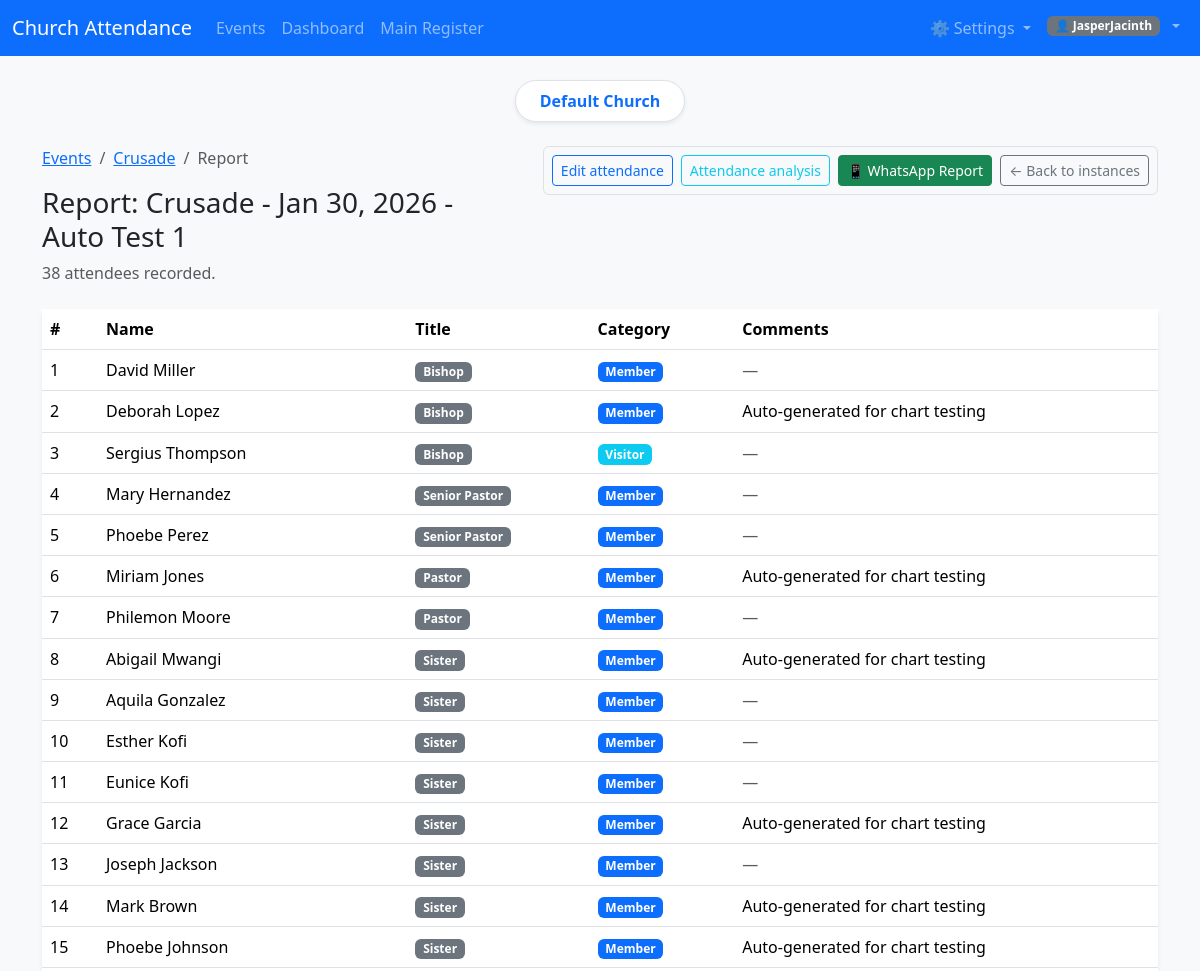
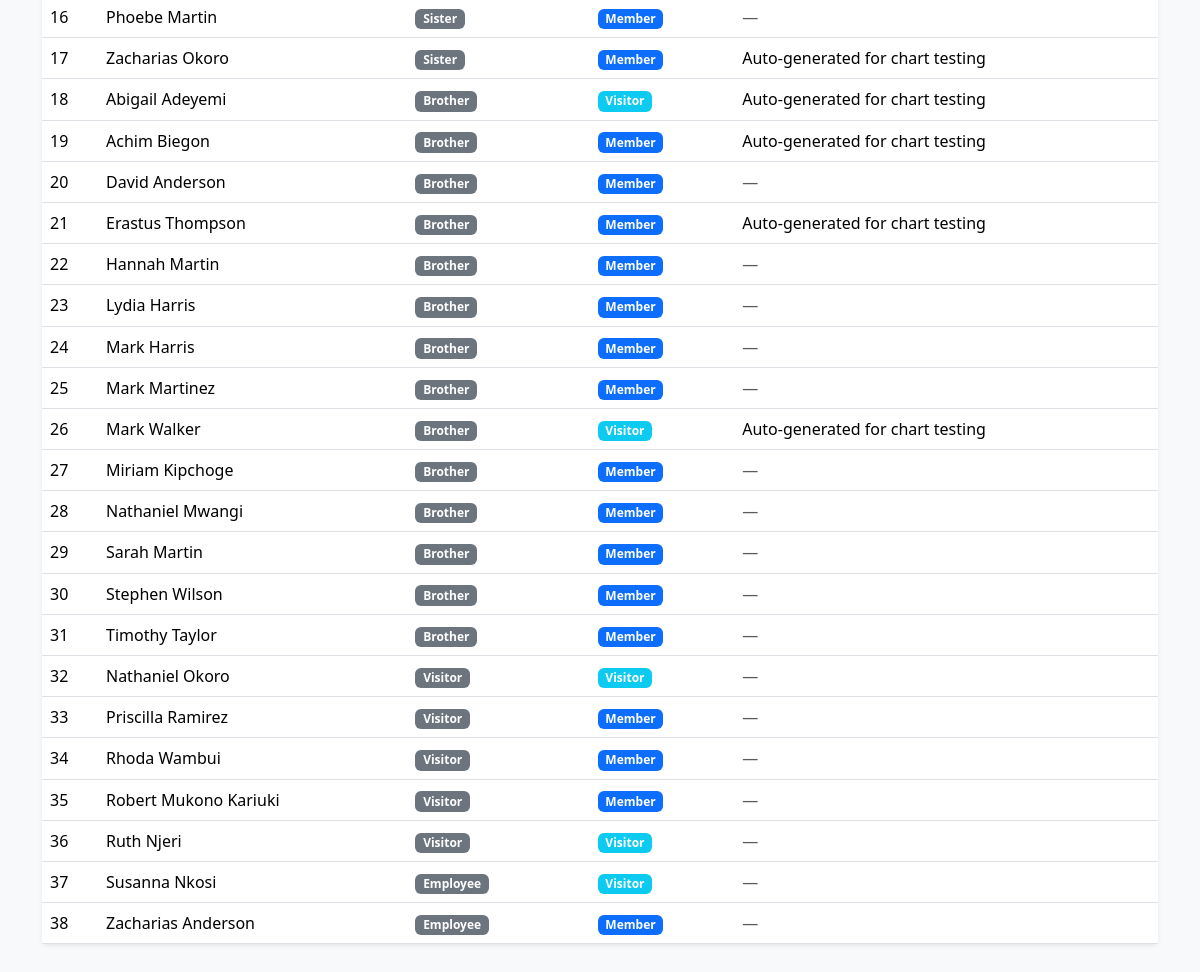
Before: /events/crusade/17/report/ (signed in) with the older database file (2 pictures, top to bottom).
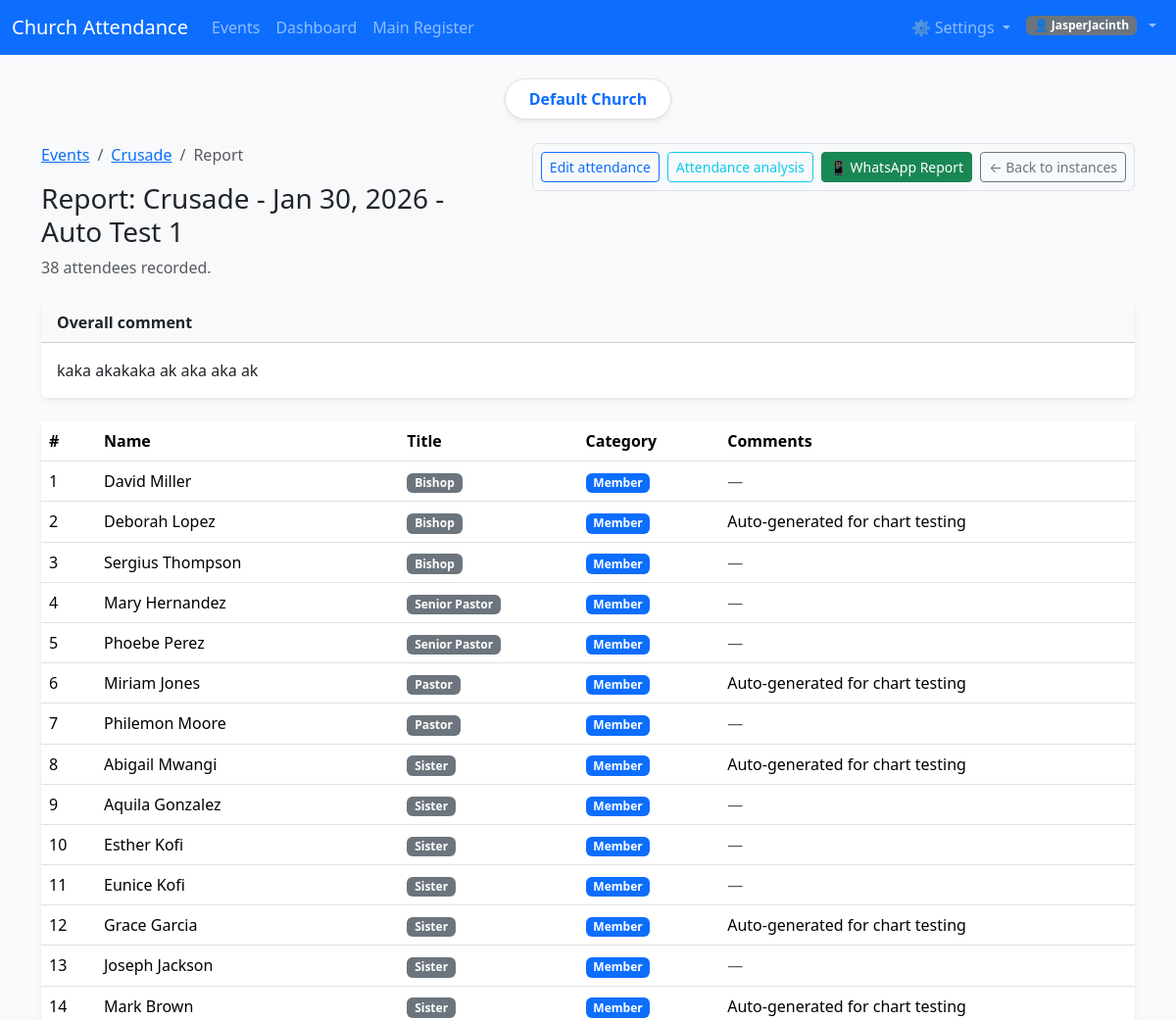
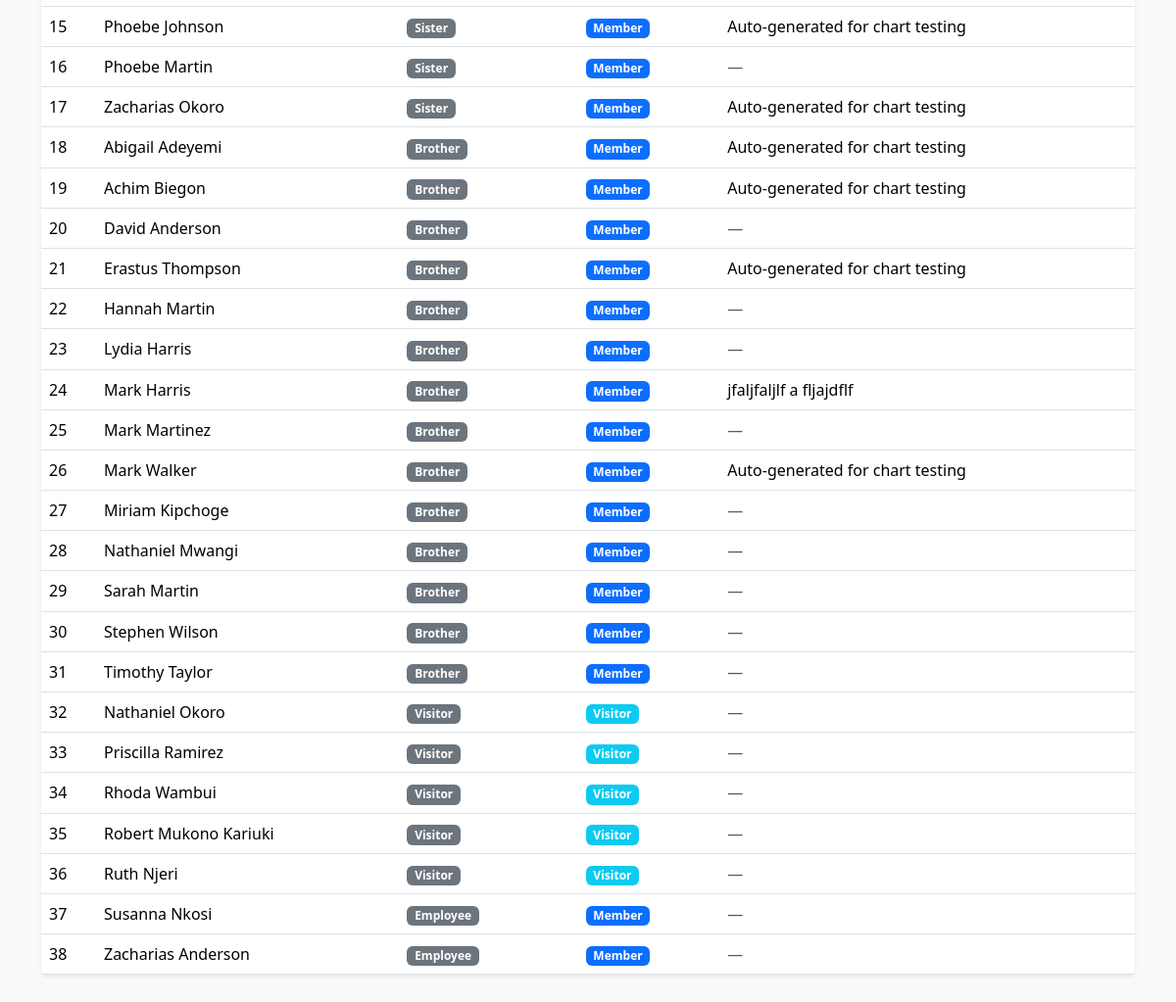
After: the same page with the newer database file (2 pictures, top to bottom).
### accounts/models.py (models this page shows, shortened)
class User(AbstractUser):
    organization = models.ForeignKey(
        Organization,
        on_delete=models.CASCADE,
        null=True,
        blank=True,
        related_name="users",
    )
    organizations = models.ManyToManyField(
        Organization,
        blank=True,
        related_name="members",
        help_text="Additional organizations this user can switch to.",
    )
    def get_accessible_organizations(self):
        orgs = list(self.organizations.all())
        if self.organization and self.organization not in orgs:
            orgs.insert(0, self.organization)
        return orgs

class Organization(models.Model):
    name = models.CharField(max_length=200)
    created_at = models.DateTimeField(auto_now_add=True)
    class Meta:
        ordering = ["name"]

### attendance/models.py (models this page shows, shortened)
class Service(models.Model):
    EVANGELISM = "evangelism"
    CRUSADE = "crusade"
    PRAYERS = "prayers"
    HOME_FELLOWSHIP = "home_fellowship"
    WORSHIP_PRACTICE = "worship_practice"
    WORSHIP_EXTRAVAGANZA = "worship_extravaganza"
    SATURDAY_PREPARATIONS = "saturday_preparations"
    SUNDAY_SERVICE = "sunday_service"
    OTHERS = "others"
    SERVICE_TYPE_CHOICES = [
        (EVANGELISM, "Evangelism"),
        (CRUSADE, "Crusade"),
        (PRAYERS, "Prayers"),
        (HOME_FELLOWSHIP, "Home Fellowship"),
        (WORSHIP_PRACTICE, "Worship Practice"),
        (WORSHIP_EXTRAVAGANZA, "Worship Extravaganza"),
        (SATURDAY_PREPARATIONS, "Saturday Preparations"),
        (SUNDAY_SERVICE, "Sunday Service"),
        (OTHERS, "Others"),
    ]
    date = models.DateField()
    start_time = models.TimeField(null=True, blank=True)
    service_type = models.CharField(
        max_length=30,
        choices=SERVICE_TYPE_CHOICES,
        default=SUNDAY_SERVICE,
    )
    title = models.CharField(max_length=200, blank=True)
    location = models.CharField(max_length=200, blank=True)
    notes = models.TextField(blank=True)
    organization = models.ForeignKey(
        "accounts.Organization",
        on_delete=models.CASCADE,
        null=True,
        blank=True,
        related_name="services",
    )
    created_by = models.ForeignKey(
        User,
        null=True,
        blank=True,
        on_delete=models.SET_NULL,
        related_name="services_created",
    )
    created_at = models.DateTimeField(auto_now_add=True)
    updated_at = models.DateTimeField(auto_now=True)
    class Meta:
        ordering = ["-date", "-start_time"]
        unique_together = ("date", "service_type", "title")

class Attendance(models.Model):
    MEMBER = "member"
    VISITOR = "visitor"
    HEALED = "healed_of_the_LORD"
    CATEGORY_CHOICES = [
        (MEMBER, "Member"),
        (VISITOR, "Visitor"),
        (HEALED, "Healed of the LORD"),
    ]
    service = models.ForeignKey(Service, on_delete=models.CASCADE, related_name="attendances")
    person = models.ForeignKey(Person, on_delete=models.CASCADE, related_name="attendances")
    category = models.CharField(max_length=32, choices=CATEGORY_CHOICES)
    present = models.BooleanField(default=True)
    is_first_time_visitor = models.BooleanField(default=False)
    is_healed_this_service = models.BooleanField(default=False)
    notes = models.TextField(blank=True)
    created_at = models.DateTimeField(auto_now_add=True)
    updated_at = models.DateTimeField(auto_now=True)
    class Meta:
        unique_together = ("service", "person")
        ordering = ["service", "person"]

class Person(models.Model):
    PROPHET = "prophet"
    GENERAL_OVERSEER = "general_overseer"
    SENIOR_ARCHBISHOP_EMERITUS = "senior_archbishop_emeritus"
    SENIOR_ARCHBISHOP = "senior_archbishop"
    SENIOR_DEPUTY_ARCHBISHOP = "senior_deputy_archbishop"
    DEPUTY_ARCHBISHOP = "deputy_archbishop"
    BISHOP = "bishop"
    OVERSEER = "overseer"
    SENIOR_PASTOR = "senior_pastor"
    PASTOR = "pastor"
    SISTER = "sister"
    BROTHER = "brother"
    VISITOR = "visitor"
    EMPLOYEE = "employee"
    TITLE_CHOICES = [
        (PROPHET, "Prophet"),
        (GENERAL_OVERSEER, "General Overseer"),
        (SENIOR_ARCHBISHOP_EMERITUS, "Senior Archbishop Emeritus"),
        (SENIOR_ARCHBISHOP, "Senior Archbishop"),
        (SENIOR_DEPUTY_ARCHBISHOP, "Senior Deputy Archbishop"),
        (DEPUTY_ARCHBISHOP, "Deputy Archbishop"),
        (BISHOP, "Bishop"),
        (OVERSEER, "Overseer"),
        (SENIOR_PASTOR, "Senior Pastor"),
        (PASTOR, "Pastor"),
        (SISTER, "Sister"),
        (BROTHER, "Brother"),
        (VISITOR, "Visitor"),
        (EMPLOYEE, "Employee"),
    ]
    MALE = "male"
    FEMALE = "female"
    GENDER_CHOICES = [
        (MALE, "Male"),
        (FEMALE, "Female"),
    ]
    MEMBER = "member"
    VISITOR_TYPE = "visitor"
    MEMBER_VISITOR_CHOICES = [
        (MEMBER, "Member"),
        (VISITOR_TYPE, "Visitor"),
    ]
    AGE_0_12 = "0-12"
    AGE_13_17 = "13-17"
    AGE_18_25 = "18-25"
    AGE_26_35 = "26-35"
    AGE_36_50 = "36-50"
    AGE_51_65 = "51-65"
    AGE_OVER_65 = "65+"
    AGE_CHOICES = [
        (AGE_0_12, "Children (0-12)"),
        (AGE_13_17, "Teens (13-17)"),
        (AGE_18_25, "Young Adults (18-25)"),
        (AGE_26_35, "Adults (26-35)"),
        (AGE_36_50, "Adults (36-50)"),
        (AGE_51_65, "Adults (51-65)"),
        (AGE_OVER_65, "Seniors (65+)"),
    ]
    MENS_FELLOWSHIP = "mens_fellowship"
    WOMENS_FELLOWSHIP = "womens_fellowship"
    YOUTH_FELLOWSHIP = "youth_fellowship"
    CHILDREN = "children"
    CHOIR = "choir"
    USHERING = "ushering"
    PRAYER = "prayer"
    NONE = "none"
    OTHER_FELLOWSHIP = "other"
    FELLOWSHIP_CHOICES = [
        (MENS_FELLOWSHIP, "Men's Fellowship"),
        (WOMENS_FELLOWSHIP, "Women's Fellowship"),
        (YOUTH_FELLOWSHIP, "Youth Fellowship"),
        (CHILDREN, "Children"),
        (CHOIR, "Choir"),
        (USHERING, "Ushering"),
        (PRAYER, "Prayer"),
        (NONE, "None"),
        (OTHER_FELLOWSHIP, "Other"),
    ]
    MUSIC = "music"
    USHERING = "ushering"
    PRAYER = "prayer"
    MEDIA = "media"
    CHILDREN_MINISTRY = "children_ministry"
    YOUTH_MINISTRY = "youth_ministry"
    OUTREACH = "outreach"
    ADMINISTRATION = "administration"
    MAINTENANCE = "maintenance"
    SECURITY = "security"
    HOSPITALITY = "hospitality"
    TEACHING = "teaching"
    NONE_DEPT = "none"
    OTHER_DEPT = "other"
    DEPARTMENT_CHOICES = [
        (MUSIC, "Music"),
        (USHERING, "Ushering"),
        (PRAYER, "Prayer"),
        (MEDIA, "Media"),
        (CHILDREN_MINISTRY, "Children Ministry"),
        (YOUTH_MINISTRY, "Youth Ministry"),
        (OUTREACH, "Outreach"),
        (ADMINISTRATION, "Administration"),
        (MAINTENANCE, "Maintenance"),
        (SECURITY, "Security"),
        (HOSPITALITY, "Hospitality"),
        (TEACHING, "Teaching"),
        (NONE_DEPT, "None"),
        (OTHER_DEPT, "Other"),
    ]
    full_name = models.CharField(max_length=200)
    gender = models.CharField(
        max_length=10,
        choices=GENDER_CHOICES,
        default=MALE,
    )
    date_of_birth = models.DateField(null=True, blank=True)
    phone = models.CharField(max_length=32, blank=True)
    email = models.EmailField(blank=True)
    title = models.CharField(
        max_length=35,
        choices=TITLE_CHOICES,
        default=BROTHER,
    )
    first_visit_date = models.DateField(null=True, blank=True)
    occupation = models.CharField(max_length=100, blank=True)
    fellowship = models.ForeignKey(
        Fellowship,
        on_delete=models.SET_NULL,
        null=True,
        blank=True,
        related_name='people'
    )
    department = models.CharField(
        max_length=30,
        choices=DEPARTMENT_CHOICES,
        default=NONE_DEPT,
        blank=True
    )
    residence = models.CharField(max_length=200, blank=True)
    notes = models.TextField(blank=True)
    organization = models.ForeignKey(
        "accounts.Organization",
        on_delete=models.CASCADE,
        null=True,
        blank=True,
        related_name="people",
    )
    created_at = models.DateTimeField(auto_now_add=True)
    updated_at = models.DateTimeField(auto_now=True)
    class Meta:
        ordering = ["full_name"]

### reports/views.py (the view)
# urls.py: path("events/<str:service_type>/<int:service_id>/report/", event_instance_report_view, name="event_instance_report"),
@login_required
def event_instance_report_view(request, service_type, service_id):
    valid_types = [st[0] for st in SERVICE_TYPES]
    if service_type not in valid_types:
        messages.error(request, "Invalid event type.")
        return redirect("events")
    org = _get_org(request)
    try:
        qs = Service.objects.filter(pk=service_id, service_type=service_type)
        if org:
            qs = qs.filter(organization=org)
        service = qs.get()
    except Service.DoesNotExist:
        messages.error(request, "Event instance not found.")
        return redirect("event_instances", service_type=service_type)
    attendances = (
        Attendance.objects.filter(service=service)
        .select_related("person")
        .order_by("person__full_name")
    )
    title_order = Case(
        When(person__title=Person.PROPHET, then=Value(1)),
        When(person__title=Person.GENERAL_OVERSEER, then=Value(2)),
        When(person__title=Person.SENIOR_ARCHBISHOP_EMERITUS, then=Value(3)),
        When(person__title=Person.SENIOR_ARCHBISHOP, then=Value(4)),
        When(person__title=Person.SENIOR_DEPUTY_ARCHBISHOP, then=Value(5)),
        When(person__title=Person.DEPUTY_ARCHBISHOP, then=Value(6)),
        When(person__title=Person.BISHOP, then=Value(7)),
        When(person__title=Person.OVERSEER, then=Value(8)),
        When(person__title=Person.SENIOR_PASTOR, then=Value(9)),
        When(person__title=Person.PASTOR, then=Value(10)),
        When(person__title=Person.SISTER, then=Value(11)),
        When(person__title=Person.BROTHER, then=Value(12)),
        When(person__title=Person.VISITOR, then=Value(13)),
        When(person__title=Person.EMPLOYEE, then=Value(14)),
        default=Value(99),
    )
    attendances = attendances.annotate(title_sort=title_order).order_by("title_sort", "person__full_name")
    context = {
        "service": service,
        "service_type": service_type,
        "service_type_label": dict(SERVICE_TYPES).get(service_type, service_type),
        "instance_display_name": _get_instance_display_name(service),
        "attendances": attendances,
    }
    return render(request, "reports/event_instance_report.html", context)

### reports/templates/reports/event_instance_report.html (shortened to what this page needs)
{% extends "base.html" %}
{% block content %}
<div class="row mb-4">
    <div class="col">
        <nav aria-label="breadcrumb">
            <ol class="breadcrumb">
                <li class="breadcrumb-item"><a href="{% url 'events' %}">Events</a></li>
                <li class="breadcrumb-item"><a href="{% url 'event_instances' service_type=service_type %}">{{ service_type_label }}</a></li>
                <li class="breadcrumb-item active">Report</li>
            </ol>
        </nav>
        <h1 class="h3">Report: {{ instance_display_name }}</h1>
        <p class="text-muted mb-0">{{ attendances|length }} attendee{{ attendances|length|pluralize }} recorded.</p>
    </div>
    <div class="col-auto">
        <div class="border rounded p-2 d-inline-flex gap-2">
            <a href="{% url 'record_attendance' service_type=service_type service_id=service.id %}" class="btn btn-outline-primary btn-sm">Edit attendance</a>
            <a href="{% url 'event_instance_analysis' service_type=service_type service_id=service.id %}" class="btn btn-outline-info btn-sm">Attendance analysis</a>
            <button id="generate-whatsapp-report" class="btn btn-success btn-sm" data-service-id="{{ service.id }}" data-service-type="{{ service_type }}">📱 WhatsApp Report</button>
            <a href="{% url 'event_instances' service_type=service_type %}" class="btn btn-outline-secondary btn-sm">← Back to instances</a>
        </div>
    </div>
</div>
{% if service.notes %}
<div class="card border-0 shadow-sm mb-4">
    <div class="card-header bg-light py-2">
        <strong>Overall comment</strong>
    </div>
    <div class="card-body">
        <p class="mb-0">{{ service.notes }}</p>
    </div>
</div>
{% endif %}
<div class="card border-0 shadow-sm">
    <div class="card-body p-0">
        {% if attendances %}
        <div class="table-responsive">
            <table class="table table-hover mb-0">
                <thead>
                    <tr>
                        <th>#</th>
                        <th>Name</th>
                        <th>Title</th>
                        <th>Category</th>
                        <th>Comments</th>
                    </tr>
                </thead>
                <tbody>
                    {% for att in attendances %}
                    <tr>
                        <td>{{ forloop.counter }}</td>
                        <td>{{ att.person.full_name }}</td>
                        <td><span class="badge bg-secondary">{{ att.person.get_title_display }}</span></td>
                        <td><span class="badge bg-{% if att.category == 'visitor' %}info{% elif att.category == 'healed_of_the_LORD' %}success{% else %}primary{% endif %}">{{ att.get_category_display }}</span></td>
                        <td>{% if att.notes %}{{ att.notes }}{% else %}<span class="text-muted">—</span>{% endif %}</td>
                    </tr>
                    {% endfor %}
                </tbody>
            </table>
        </div>
        {% else %}
        <p class="text-muted p-4 mb-0">No attendance recorded for this event yet. <a href="{% url 'record_attendance' service_type=service_type service_id=service.id %}">Record attendance</a>.</p>
        {% endif %}
    </div>
</div>
{% endblock %}

### templates/base.html (shortened to what this page needs)
<!DOCTYPE html>
<html lang="en">
<head>
    <link
        href="https://cdn.jsdelivr.net/npm/bootstrap@5.3.3/dist/css/bootstrap.min.css"
        rel="stylesheet"
    >
</head>
<body class="bg-light">
<nav class="navbar navbar-expand-lg navbar-dark bg-primary mb-4">
    <div class="container-fluid">
        <a class="navbar-brand" href="{% url 'events' %}">Church Attendance</a>
        <div class="collapse navbar-collapse" id="navbarNav">
            <ul class="navbar-nav me-auto">
                <li class="nav-item">
                    <a class="nav-link" href="{% url 'events' %}">Events</a>
                </li>
                <li class="nav-item">
                    <a class="nav-link" href="{% url 'dashboard' %}">Dashboard</a>
                </li>
                <li class="nav-item">
                    <a class="nav-link" href="{% url 'register' %}">Main Register</a>
                </li>
            </ul>
            <ul class="navbar-nav ms-auto">
                {% if request.user.is_authenticated %}
                    <li class="nav-item dropdown">
                        <a class="nav-link dropdown-toggle" href="#" id="settingsDropdown" role="button" data-bs-toggle="dropdown" aria-expanded="false">
                            ⚙️ Settings
                        </a>
                    </li>
                    <li class="nav-item dropdown">
                        <a class="nav-link dropdown-toggle d-flex align-items-center gap-2" href="#" id="accountDropdown" role="button" data-bs-toggle="dropdown" aria-expanded="false">
                            <span class="badge bg-secondary">👤 {{ request.user.username }}</span>
                        </a>
                    </li>
                {% else %}
                    <li class="nav-item">
                        <a class="nav-link" href="{% url 'accounts:login' %}">Sign in</a>
                    </li>
                {% endif %}
            </ul>
        </div>
    </div>
</nav>
<main class="container mb-5">
    {% if request.user.is_authenticated %}
    <div class="text-center mb-4">
        <div class="d-inline-block px-4 py-2 bg-white shadow-sm rounded-pill border">
            <span class="text-primary fw-semibold">
                {% if current_organization and current_organization.name %}
                    {{ current_organization.name }}
                {% else %}
                    {{ request.user.username }}
                {% endif %}
            </span>
        </div>
    </div>
    {% endif %}
    {% block content %}{% endblock %}
</main>
</body>
</html>

Changed rows visible on the page:
changed Service "Crusade": notes (not shown) → "kaka akakaka ak aka aka ak"
changed Attendance "Sergius Thompson": category "Visitor" → "Member"
changed Attendance "Abigail Adeyemi": category "Visitor" → "Member"
changed Attendance "Mark Harris": notes (not shown) → "jfaljfaljlf a fljajdflf"; no longer shows "—"
changed Attendance "Mark Walker": category "Visitor" → "Member"
changed Attendance "Priscilla Ramirez": category "Member" → "Visitor"
changed Attendance "Rhoda Wambui": category "Member" → "Visitor"
changed Attendance "Robert Mukono Kariuki": category "Member" → "Visitor"
changed Attendance "Susanna Nkosi": category "Visitor" → "Member"
Other visible differences:
text now shown: "Overall comment"
